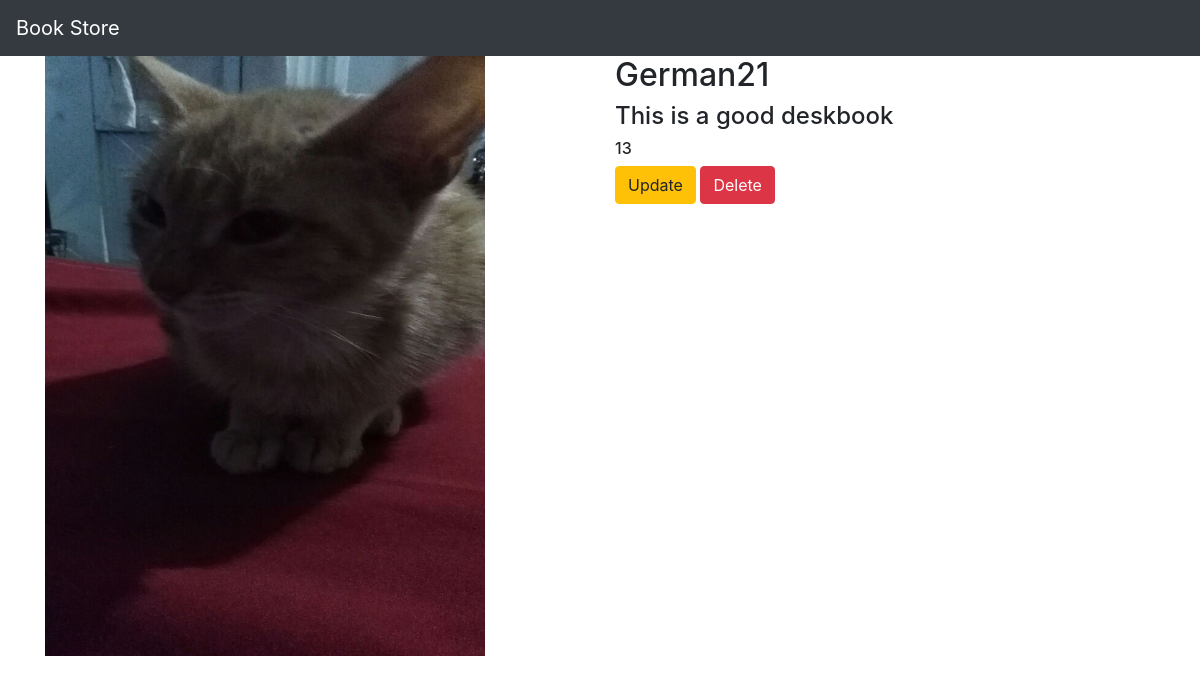
Screenshot of /book/1/ with the database file from the repository.
### myapp/models.py (models this page shows, shortened)
class Book(models.Model):
    name = models.CharField(max_length=100)
    desc = models.CharField(max_length=300)
    price = models.IntegerField()
    book_image = models.ImageField(default='default.jpg', upload_to='book_images/')

### myapp/views.py (the view)
# urls.py: path('book/<int:book_id>/', views.detail, name='detail'),
def detail(request, book_id):
    book = Book.objects.get(id=book_id)
    return render(request, 'myapp/detail.html',{'book':book})

### myapp/templates/myapp/detail.html
{% extends 'myapp/base.html' %}
{% block body %}
<div class="container">
    <div class="row">
        <div class="col-md-6">
            <img width="440" height="600" src="{{book.book_image.url}}">
        </div>
        <div class="col-md-6">
            <h2>{{book.name}}</h2>
            <h4>{{book.desc}}</h4>
            <h6>{{book.price}}</h6>
            <a class="btn btn-warning" href="{% url 'myapp:update' book.id %}">Update</a>
            <a class="btn btn-danger" href="{% url 'myapp:delete' book.id %}">Delete</a>
        </div>
    </div>
</div>
{% endblock %}

### myapp/static/myapp/style.css (style rules this page uses)
body { background-color: aqua; }

### rows the page displays
Book: book_image (picture), name "German21", desc "This is a good deskbook", price "13"
